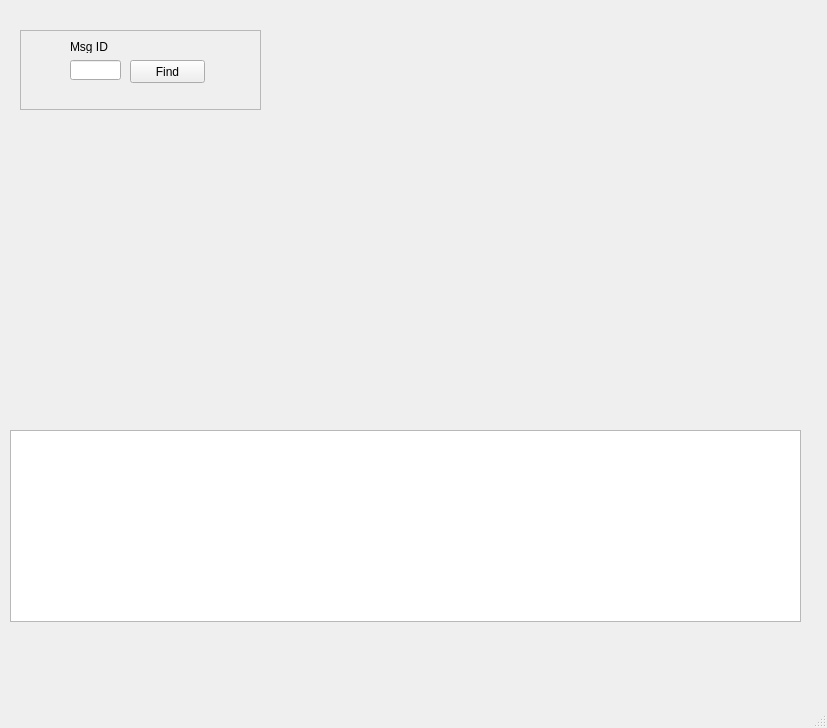
<?xml version="1.0" encoding="UTF-8"?>
<ui version="4.0">
 <class>MainWindow</class>
 <widget class="QMainWindow" name="MainWindow">
  <property name="geometry">
   <rect>
    <x>0</x>
    <y>0</y>
    <width>827</width>
    <height>728</height>
   </rect>
  </property>
  <property name="windowTitle">
   <string>MainWindow</string>
  </property>
  <widget class="QWidget" name="centralwidget">
   <widget class="QTableView" name="tableView">
    <property name="geometry">
     <rect>
      <x>10</x>
      <y>430</y>
      <width>791</width>
      <height>192</height>
     </rect>
    </property>
   </widget>
   <widget class="QFrame" name="frame">
    <property name="geometry">
     <rect>
      <x>20</x>
      <y>30</y>
      <width>241</width>
      <height>80</height>
     </rect>
    </property>
    <property name="frameShape">
     <enum>QFrame::StyledPanel</enum>
    </property>
    <property name="frameShadow">
     <enum>QFrame::Raised</enum>
    </property>
    <widget class="QLineEdit" name="lineEditMsgID">
     <property name="geometry">
      <rect>
       <x>50</x>
       <y>30</y>
       <width>51</width>
       <height>20</height>
      </rect>
     </property>
    </widget>
    <widget class="QPushButton" name="pushButtonFindMsgByMsgID">
     <property name="geometry">
      <rect>
       <x>110</x>
       <y>30</y>
       <width>75</width>
       <height>23</height>
      </rect>
     </property>
     <property name="text">
      <string>Find</string>
     </property>
    </widget>
    <widget class="QLabel" name="label_MsgID">
     <property name="geometry">
      <rect>
       <x>50</x>
       <y>10</y>
       <width>47</width>
       <height>13</height>
      </rect>
     </property>
     <property name="text">
      <string>Msg ID</string>
     </property>
    </widget>
   </widget>
  </widget>
  <widget class="QMenuBar" name="menubar">
   <property name="geometry">
    <rect>
     <x>0</x>
     <y>0</y>
     <width>827</width>
     <height>21</height>
    </rect>
   </property>
  </widget>
  <widget class="QStatusBar" name="statusbar"/>
 </widget>
 <resources/>
 <connections/>
</ui>
